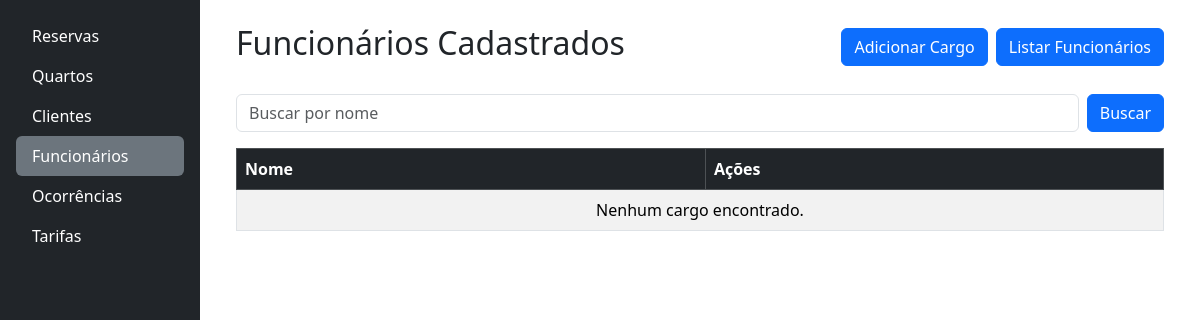
Before: /funcionarios/cargos/ with the older database file.
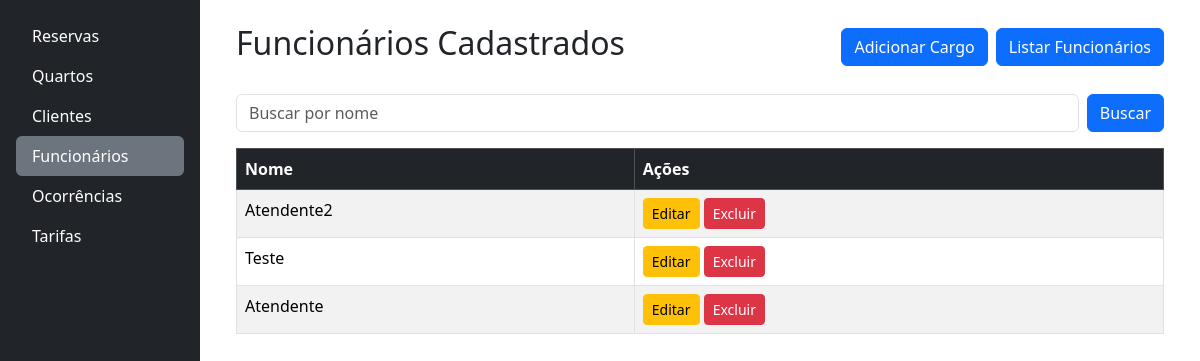
After: the same page with the newer database file.
### funcionarios/models.py (models this page shows, shortened)
class Cargo(models.Model):
    nome_funcao = models.CharField(max_length=50, blank=False)

### funcionarios/views.py (the view)
# urls.py: path('cargos/', views.cargos, name='cargos'),
def cargos(request):
    query = request.GET.get('busca', '')
    if query:
        cargos = Cargo.objects.filter(nome__icontains=query)
    else:
        cargos = Cargo.objects.all()
    dados = {
        'cargos': cargos,
        'query': query,
    }
    return render(request, 'funcionarios/listar_cargos.html', dados)

### funcionarios/templates/funcionarios/listar_cargos.html
{% extends 'base.html' %}
{% block content %}
<div class="container">
    <div class="d-flex justify-content-between align-items-center mb-4">
        <h2>Funcionários Cadastrados</h2>
        <div class="d-grid gap-2 d-md-flex justify-content-md-start">
            <a href="{% url 'cadastrar_cargo' %}" class="btn btn-primary">Adicionar Cargo</a>
            <a href="{% url 'funcionarios' %}" class="btn btn-primary">Listar Funcionários</a>
        </div>
    </div>
    <form method="get" class="d-flex mb-3" role="search">
        <input type="text" name="busca" class="form-control me-2" placeholder="Buscar por nome"
            value="{{ query|default:'' }}">
        <button class="btn btn-primary" type="submit">Buscar</button>
    </form>
    <table class="table table-striped table-bordered">
        <thead class="table-dark">
            <tr>
                <th>
                    <a href="{% url 'ordenar_cargo' 'nome_funcao' %}?busca={{query}}"
                        class="text-white text-decoration-none">Nome</a>
                </th>
                <th>Ações</th>
            </tr>
        </thead>
        <tbody>
            {% for cargo in cargos %}
            <tr>
                <td>{{ cargo.nome_funcao }}</td>
                <td>
                    <a href="{% url 'editar_cargo' cargo.id  %}" class="btn btn-sm btn-warning">Editar</a>
                    <a href="{% url 'excluir_cargo' cargo.id  %}" class="btn btn-sm btn-danger">Excluir</a>
                </td>
            </tr>
            {% empty %}
            <tr>
                <td colspan="4" class="text-center">Nenhum cargo encontrado.</td>
            </tr>
            {% endfor %}
        </tbody>
    </table>
</div>
{% endblock %}

Changed rows visible on the page:
added Cargo: nome_funcao "Atendente2"
added Cargo: nome_funcao "Teste"
added Cargo: nome_funcao "Atendente"
Other visible differences:
text no longer shown: "Nenhum cargo encontrado."
